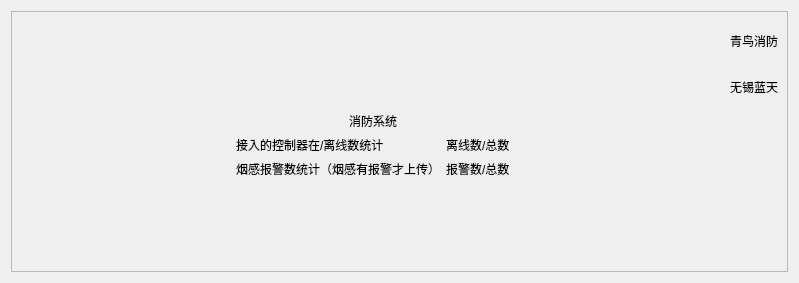
           <widget class="QWidget" name="page_6">
            <layout class="QGridLayout" name="gridLayout_17">
             <item row="0" column="0">
              <layout class="QHBoxLayout" name="horizontalLayout_21">
               <item>
                <widget class="QFrame" name="frame_8">
                 <property name="frameShape">
                  <enum>QFrame::StyledPanel</enum>
                 </property>
                 <property name="frameShadow">
                  <enum>QFrame::Raised</enum>
                 </property>
                 <layout class="QGridLayout" name="gridLayout_19">
                  <item row="0" column="2">
                   <spacer name="verticalSpacer_13">
                    <property name="orientation">
                     <enum>Qt::Vertical</enum>
                    </property>
                    <property name="sizeHint" stdset="0">
                     <size>
                      <width>20</width>
                      <height>85</height>
                     </size>
                    </property>
                   </spacer>
                  </item>
                  <item row="0" column="4">
                   <layout class="QVBoxLayout" name="verticalLayout_15">
                    <item>
                     <widget class="QLabel" name="label_76">
                      <property name="text">
                       <string>青鸟消防</string>
                      </property>
                     </widget>
                    </item>
                    <item>
                     <widget class="QLabel" name="label_77">
                      <property name="text">
                       <string>无锡蓝天</string>
                      </property>
                     </widget>
                    </item>
                   </layout>
                  </item>
                  <item row="1" column="0">
                   <spacer name="horizontalSpacer_23">
                    <property name="orientation">
                     <enum>Qt::Horizontal</enum>
                    </property>
                    <property name="sizeHint" stdset="0">
                     <size>
                      <width>215</width>
                      <height>20</height>
                     </size>
                    </property>
                   </spacer>
                  </item>
                  <item row="1" column="1" colspan="2">
                   <layout class="QVBoxLayout" name="verticalLayout_14">
                    <item>
                     <widget class="QLabel" name="label_71">
                      <property name="text">
                       <string>消防系统</string>
                      </property>
                      <property name="alignment">
                       <set>Qt::AlignCenter</set>
                      </property>
                     </widget>
                    </item>
                    <item>
                     <layout class="QGridLayout" name="gridLayout_18">
                      <item row="0" column="0">
                       <widget class="QLabel" name="label_72">
                        <property name="text">
                         <string>接入的控制器在/离线数统计</string>
                        </property>
                       </widget>
                      </item>
                      <item row="0" column="1">
                       <widget class="QLabel" name="label_74">
                        <property name="text">
                         <string>离线数/总数</string>
                        </property>
                       </widget>
                      </item>
                      <item row="1" column="0">
                       <widget class="QLabel" name="label_73">
                        <property name="text">
                         <string>烟感报警数统计（烟感有报警才上传）</string>
                        </property>
                       </widget>
                      </item>
                      <item row="1" column="1">
                       <widget class="QLabel" name="label_75">
                        <property name="text">
                         <string>报警数/总数</string>
                        </property>
                       </widget>
                      </item>
                     </layout>
                    </item>
                   </layout>
                  </item>
                  <item row="1" column="3">
                   <spacer name="horizontalSpacer_24">
                    <property name="orientation">
                     <enum>Qt::Horizontal</enum>
                    </property>
                    <property name="sizeHint" stdset="0">
                     <size>
                      <width>214</width>
                      <height>20</height>
                     </size>
                    </property>
                   </spacer>
                  </item>
                  <item row="2" column="1">
                   <spacer name="verticalSpacer_14">
                    <property name="orientation">
                     <enum>Qt::Vertical</enum>
                    </property>
                    <property name="sizeHint" stdset="0">
                     <size>
                      <width>20</width>
                      <height>84</height>
                     </size>
                    </property>
                   </spacer>
                  </item>
                 </layout>
                </widget>
               </item>
              </layout>
             </item>
            </layout>
           </widget>
